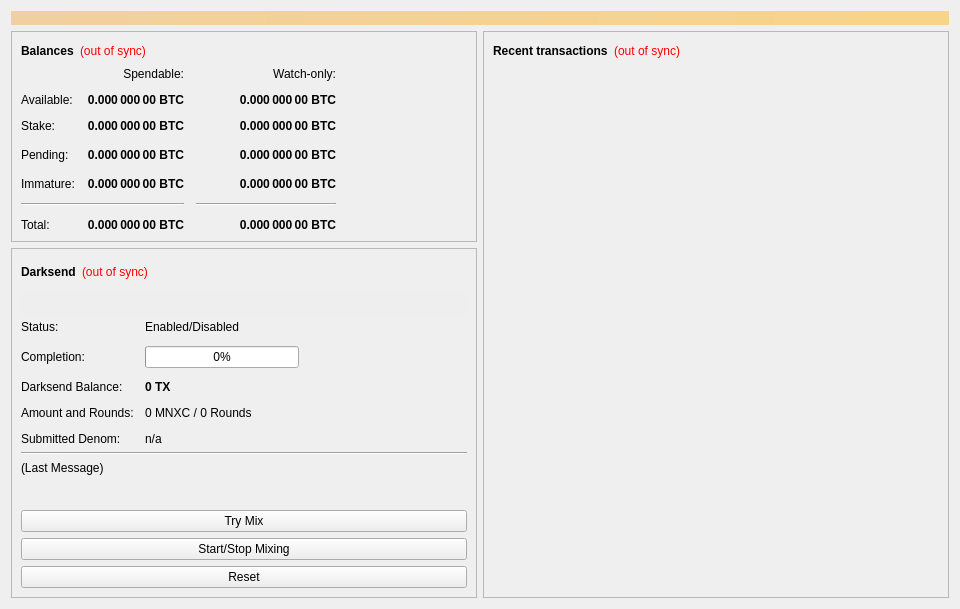
<?xml version="1.0" encoding="UTF-8"?>
<ui version="4.0">
 <class>OverviewPage</class>
 <widget class="QWidget" name="OverviewPage">
  <property name="geometry">
   <rect>
    <x>0</x>
    <y>0</y>
    <width>960</width>
    <height>594</height>
   </rect>
  </property>
  <property name="minimumSize">
   <size>
    <width>960</width>
    <height>0</height>
   </size>
  </property>
  <property name="windowTitle">
   <string>Form</string>
  </property>
  <layout class="QVBoxLayout" name="topLayout">
   <item>
    <widget class="QLabel" name="labelAlerts">
     <property name="visible">
      <bool>false</bool>
     </property>
     <property name="styleSheet">
      <string notr="true">background-color: qlineargradient(x1: 0, y1: 0, x2: 1, y2: 0, stop:0 #F0D0A0, stop:1 #F8D488); color:#000000;</string>
     </property>
     <property name="wordWrap">
      <bool>true</bool>
     </property>
     <property name="margin">
      <number>3</number>
     </property>
    </widget>
   </item>
   <item>
    <layout class="QHBoxLayout" name="horizontalLayout" stretch="1,1">
     <item>
      <layout class="QVBoxLayout" name="verticalLayout_2">
       <item>
        <widget class="QFrame" name="frame">
         <property name="frameShape">
          <enum>QFrame::StyledPanel</enum>
         </property>
         <property name="frameShadow">
          <enum>QFrame::Raised</enum>
         </property>
         <layout class="QVBoxLayout" name="verticalLayout_4">
          <item>
           <layout class="QHBoxLayout" name="horizontalLayout_4">
            <item>
             <widget class="QLabel" name="label_5">
              <property name="font">
               <font>
                <weight>75</weight>
                <bold>true</bold>
               </font>
              </property>
              <property name="text">
               <string>Balances</string>
              </property>
             </widget>
            </item>
            <item>
             <widget class="QLabel" name="labelWalletStatus">
              <property name="cursor">
               <cursorShape>WhatsThisCursor</cursorShape>
              </property>
              <property name="toolTip">
               <string>The displayed information may be out of date. Your wallet automatically synchronizes with the MasternodeXchange network after a connection is established, but this process has not completed yet.</string>
              </property>
              <property name="styleSheet">
               <string notr="true">QLabel { color: red; }</string>
              </property>
              <property name="text">
               <string notr="true">(out of sync)</string>
              </property>
              <property name="alignment">
               <set>Qt::AlignLeading|Qt::AlignLeft|Qt::AlignVCenter</set>
              </property>
             </widget>
            </item>
            <item>
             <spacer name="horizontalSpacer_3">
              <property name="orientation">
               <enum>Qt::Horizontal</enum>
              </property>
              <property name="sizeHint" stdset="0">
               <size>
                <width>40</width>
                <height>20</height>
               </size>
              </property>
             </spacer>
            </item>
           </layout>
          </item>
          <item>
           <layout class="QGridLayout" name="gridLayout">
            <property name="spacing">
             <number>12</number>
            </property>
            <item row="3" column="2">
             <widget class="QLabel" name="labelWatchPending">
              <property name="font">
               <font>
                <weight>75</weight>
                <bold>true</bold>
               </font>
              </property>
              <property name="cursor">
               <cursorShape>IBeamCursor</cursorShape>
              </property>
              <property name="toolTip">
               <string>Unconfirmed transactions to watch-only addresses</string>
              </property>
              <property name="text">
               <string notr="true">0.000 000 00 BTC</string>
              </property>
              <property name="alignment">
               <set>Qt::AlignRight|Qt::AlignTrailing|Qt::AlignVCenter</set>
              </property>
              <property name="textInteractionFlags">
               <set>Qt::LinksAccessibleByMouse|Qt::TextSelectableByKeyboard|Qt::TextSelectableByMouse</set>
              </property>
             </widget>
            </item>
            <item row="3" column="1">
             <widget class="QLabel" name="labelUnconfirmed">
              <property name="font">
               <font>
                <weight>75</weight>
                <bold>true</bold>
               </font>
              </property>
              <property name="cursor">
               <cursorShape>IBeamCursor</cursorShape>
              </property>
              <property name="toolTip">
               <string>Total of transactions that have yet to be confirmed, and do not yet count toward the spendable balance</string>
              </property>
              <property name="text">
               <string notr="true">0.000 000 00 BTC</string>
              </property>
              <property name="alignment">
               <set>Qt::AlignRight|Qt::AlignTrailing|Qt::AlignVCenter</set>
              </property>
              <property name="textInteractionFlags">
               <set>Qt::LinksAccessibleByMouse|Qt::TextSelectableByKeyboard|Qt::TextSelectableByMouse</set>
              </property>
             </widget>
            </item>
            <item row="4" column="2">
             <widget class="QLabel" name="labelWatchImmature">
              <property name="font">
               <font>
                <weight>75</weight>
                <bold>true</bold>
               </font>
              </property>
              <property name="cursor">
               <cursorShape>IBeamCursor</cursorShape>
              </property>
              <property name="toolTip">
               <string>Mined balance in watch-only addresses that has not yet matured</string>
              </property>
              <property name="text">
               <string notr="true">0.000 000 00 BTC</string>
              </property>
              <property name="alignment">
               <set>Qt::AlignRight|Qt::AlignTrailing|Qt::AlignVCenter</set>
              </property>
              <property name="textInteractionFlags">
               <set>Qt::LinksAccessibleByMouse|Qt::TextSelectableByKeyboard|Qt::TextSelectableByMouse</set>
              </property>
             </widget>
            </item>
            <item row="5" column="0" colspan="2">
             <widget class="Line" name="lineSpendableBalance">
              <property name="orientation">
               <enum>Qt::Horizontal</enum>
              </property>
             </widget>
            </item>
            <item row="5" column="2">
             <widget class="Line" name="lineWatchBalance">
              <property name="sizePolicy">
               <sizepolicy hsizetype="Preferred" vsizetype="Fixed">
                <horstretch>0</horstretch>
                <verstretch>0</verstretch>
               </sizepolicy>
              </property>
              <property name="minimumSize">
               <size>
                <width>140</width>
                <height>0</height>
               </size>
              </property>
              <property name="orientation">
               <enum>Qt::Horizontal</enum>
              </property>
             </widget>
            </item>
            <item row="6" column="0">
             <widget class="QLabel" name="labelTotalText">
              <property name="text">
               <string>Total:</string>
              </property>
             </widget>
            </item>
            <item row="4" column="1">
             <widget class="QLabel" name="labelImmature">
              <property name="font">
               <font>
                <weight>75</weight>
                <bold>true</bold>
               </font>
              </property>
              <property name="cursor">
               <cursorShape>IBeamCursor</cursorShape>
              </property>
              <property name="toolTip">
               <string>Mined balance that has not yet matured</string>
              </property>
              <property name="text">
               <string notr="true">0.000 000 00 BTC</string>
              </property>
              <property name="alignment">
               <set>Qt::AlignRight|Qt::AlignTrailing|Qt::AlignVCenter</set>
              </property>
              <property name="textInteractionFlags">
               <set>Qt::LinksAccessibleByMouse|Qt::TextSelectableByKeyboard|Qt::TextSelectableByMouse</set>
              </property>
             </widget>
            </item>
            <item row="3" column="3">
             <spacer name="horizontalSpacer_2">
              <property name="orientation">
               <enum>Qt::Horizontal</enum>
              </property>
              <property name="sizeHint" stdset="0">
               <size>
                <width>40</width>
                <height>20</height>
               </size>
              </property>
             </spacer>
            </item>
            <item row="4" column="0">
             <widget class="QLabel" name="labelImmatureText">
              <property name="text">
               <string>Immature:</string>
              </property>
             </widget>
            </item>
            <item row="6" column="1">
             <widget class="QLabel" name="labelTotal">
              <property name="font">
               <font>
                <weight>75</weight>
                <bold>true</bold>
               </font>
              </property>
              <property name="cursor">
               <cursorShape>IBeamCursor</cursorShape>
              </property>
              <property name="toolTip">
               <string>Your current total balance</string>
              </property>
              <property name="text">
               <string notr="true">0.000 000 00 BTC</string>
              </property>
              <property name="alignment">
               <set>Qt::AlignRight|Qt::AlignTrailing|Qt::AlignVCenter</set>
              </property>
              <property name="textInteractionFlags">
               <set>Qt::LinksAccessibleByMouse|Qt::TextSelectableByKeyboard|Qt::TextSelectableByMouse</set>
              </property>
             </widget>
            </item>
            <item row="6" column="2">
             <widget class="QLabel" name="labelWatchTotal">
              <property name="font">
               <font>
                <weight>75</weight>
                <bold>true</bold>
               </font>
              </property>
              <property name="cursor">
               <cursorShape>IBeamCursor</cursorShape>
              </property>
              <property name="toolTip">
               <string>Current total balance in watch-only addresses</string>
              </property>
              <property name="text">
               <string notr="true">0.000 000 00 BTC</string>
              </property>
              <property name="alignment">
               <set>Qt::AlignRight|Qt::AlignTrailing|Qt::AlignVCenter</set>
              </property>
              <property name="textInteractionFlags">
               <set>Qt::LinksAccessibleByMouse|Qt::TextSelectableByKeyboard|Qt::TextSelectableByMouse</set>
              </property>
             </widget>
            </item>
            <item row="0" column="2">
             <widget class="QLabel" name="labelWatchonly">
              <property name="text">
               <string>Watch-only:</string>
              </property>
              <property name="alignment">
               <set>Qt::AlignRight|Qt::AlignTrailing|Qt::AlignVCenter</set>
              </property>
             </widget>
            </item>
            <item row="1" column="0">
             <widget class="QLabel" name="labelBalanceText">
              <property name="text">
               <string>Available:</string>
              </property>
             </widget>
            </item>
            <item row="1" column="1">
             <widget class="QLabel" name="labelBalance">
              <property name="font">
               <font>
                <weight>75</weight>
                <bold>true</bold>
               </font>
              </property>
              <property name="cursor">
               <cursorShape>IBeamCursor</cursorShape>
              </property>
              <property name="toolTip">
               <string>Your current spendable balance</string>
              </property>
              <property name="text">
               <string notr="true">0.000 000 00 BTC</string>
              </property>
              <property name="alignment">
               <set>Qt::AlignRight|Qt::AlignTrailing|Qt::AlignVCenter</set>
              </property>
              <property name="textInteractionFlags">
               <set>Qt::LinksAccessibleByMouse|Qt::TextSelectableByKeyboard|Qt::TextSelectableByMouse</set>
              </property>
             </widget>
            </item>
            <item row="2" column="0">
             <widget class="QLabel" name="label_10">
              <property name="text">
               <string>Stake:</string>
              </property>
             </widget>
            </item>
            <item row="2" column="1">
             <widget class="QLabel" name="labelStake">
              <property name="font">
               <font>
                <weight>75</weight>
                <bold>true</bold>
               </font>
              </property>
              <property name="cursor">
               <cursorShape>IBeamCursor</cursorShape>
              </property>
              <property name="toolTip">
               <string>Total of coins that was staked, and do not yet count toward the current balance</string>
              </property>
              <property name="text">
               <string notr="true">0.000 000 00 BTC</string>
              </property>
              <property name="alignment">
               <set>Qt::AlignRight|Qt::AlignTrailing|Qt::AlignVCenter</set>
              </property>
              <property name="textInteractionFlags">
               <set>Qt::LinksAccessibleByMouse|Qt::TextSelectableByKeyboard|Qt::TextSelectableByMouse</set>
              </property>
             </widget>
            </item>
            <item row="2" column="2">
             <widget class="QLabel" name="labelWatchStake">
              <property name="font">
               <font>
                <weight>75</weight>
                <bold>true</bold>
               </font>
              </property>
              <property name="cursor">
               <cursorShape>IBeamCursor</cursorShape>
              </property>
              <property name="toolTip">
               <string>Total of coins that was staked in watch-only addresses, and do not yet count toward the current watch-only balance</string>
              </property>
              <property name="text">
               <string notr="true">0.000 000 00 BTC</string>
              </property>
              <property name="alignment">
               <set>Qt::AlignRight|Qt::AlignTrailing|Qt::AlignVCenter</set>
              </property>
              <property name="textInteractionFlags">
               <set>Qt::LinksAccessibleByMouse|Qt::TextSelectableByKeyboard|Qt::TextSelectableByMouse</set>
              </property>
             </widget>
            </item>
            <item row="1" column="2">
             <widget class="QLabel" name="labelWatchAvailable">
              <property name="font">
               <font>
                <weight>75</weight>
                <bold>true</bold>
               </font>
              </property>
              <property name="cursor">
               <cursorShape>IBeamCursor</cursorShape>
              </property>
              <property name="toolTip">
               <string>Your current balance in watch-only addresses</string>
              </property>
              <property name="text">
               <string notr="true">0.000 000 00 BTC</string>
              </property>
              <property name="alignment">
               <set>Qt::AlignRight|Qt::AlignTrailing|Qt::AlignVCenter</set>
              </property>
              <property name="textInteractionFlags">
               <set>Qt::LinksAccessibleByMouse|Qt::TextSelectableByKeyboard|Qt::TextSelectableByMouse</set>
              </property>
             </widget>
            </item>
            <item row="3" column="0">
             <widget class="QLabel" name="labelPendingText">
              <property name="text">
               <string>Pending:</string>
              </property>
             </widget>
            </item>
            <item row="0" column="1">
             <widget class="QLabel" name="labelSpendable">
              <property name="text">
               <string>Spendable:</string>
              </property>
              <property name="alignment">
               <set>Qt::AlignRight|Qt::AlignTrailing|Qt::AlignVCenter</set>
              </property>
             </widget>
            </item>
           </layout>
          </item>
         </layout>
        </widget>
       </item>
       <item>
        <widget class="QFrame" name="frameDarksend">
         <property name="sizePolicy">
          <sizepolicy hsizetype="Expanding" vsizetype="Expanding">
           <horstretch>0</horstretch>
           <verstretch>0</verstretch>
          </sizepolicy>
         </property>
         <property name="minimumSize">
          <size>
           <width>0</width>
           <height>350</height>
          </size>
         </property>
         <property name="layoutDirection">
          <enum>Qt::LeftToRight</enum>
         </property>
         <property name="frameShape">
          <enum>QFrame::StyledPanel</enum>
         </property>
         <property name="frameShadow">
          <enum>QFrame::Raised</enum>
         </property>
         <layout class="QVBoxLayout" name="verticalLayout_5">
          <item>
           <layout class="QHBoxLayout" name="horizontalLayout_5">
            <item>
             <widget class="QLabel" name="label_2">
              <property name="font">
               <font>
                <weight>75</weight>
                <bold>true</bold>
               </font>
              </property>
              <property name="text">
               <string>Darksend</string>
              </property>
             </widget>
            </item>
            <item>
             <widget class="QLabel" name="labelDarksendSyncStatus">
              <property name="toolTip">
               <string>The displayed information may be out of date. Your wallet automatically synchronizes with the MasternodeXchange network after a connection is established, but this process has not completed yet.</string>
              </property>
              <property name="styleSheet">
               <string notr="true">QLabel { color: red; }</string>
              </property>
              <property name="text">
               <string notr="true">(out of sync)</string>
              </property>
              <property name="alignment">
               <set>Qt::AlignLeading|Qt::AlignLeft|Qt::AlignVCenter</set>
              </property>
             </widget>
            </item>
            <item>
             <spacer name="horizontalSpacer_4">
              <property name="orientation">
               <enum>Qt::Horizontal</enum>
              </property>
              <property name="sizeHint" stdset="0">
               <size>
                <width>40</width>
                <height>20</height>
               </size>
              </property>
             </spacer>
            </item>
           </layout>
          </item>
          <item>
           <widget class="QPushButton" name="runAutoDenom">
            <property name="palette">
             <palette>
              <active>
               <colorrole role="WindowText">
                <brush brushstyle="SolidPattern">
                 <color alpha="255">
                  <red>0</red>
                  <green>0</green>
                  <blue>0</blue>
                 </color>
                </brush>
               </colorrole>
               <colorrole role="Button">
                <brush brushstyle="SolidPattern">
                 <color alpha="255">
                  <red>239</red>
                  <green>238</green>
                  <blue>238</blue>
                 </color>
                </brush>
               </colorrole>
               <colorrole role="Light">
                <brush brushstyle="SolidPattern">
                 <color alpha="255">
                  <red>255</red>
                  <green>255</green>
                  <blue>255</blue>
                 </color>
                </brush>
               </colorrole>
               <colorrole role="Midlight">
                <brush brushstyle="SolidPattern">
                 <color alpha="255">
                  <red>247</red>
                  <green>246</green>
                  <blue>246</blue>
                 </color>
                </brush>
               </colorrole>
               <colorrole role="Dark">
                <brush brushstyle="SolidPattern">
                 <color alpha="255">
                  <red>119</red>
                  <green>119</green>
                  <blue>119</blue>
                 </color>
                </brush>
               </colorrole>
               <colorrole role="Mid">
                <brush brushstyle="SolidPattern">
                 <color alpha="255">
                  <red>159</red>
                  <green>159</green>
                  <blue>159</blue>
                 </color>
                </brush>
               </colorrole>
               <colorrole role="Text">
                <brush brushstyle="SolidPattern">
                 <color alpha="255">
                  <red>0</red>
                  <green>0</green>
                  <blue>0</blue>
                 </color>
                </brush>
               </colorrole>
               <colorrole role="BrightText">
                <brush brushstyle="SolidPattern">
                 <color alpha="255">
                  <red>255</red>
                  <green>255</green>
                  <blue>255</blue>
                 </color>
                </brush>
               </colorrole>
               <colorrole role="ButtonText">
                <brush brushstyle="SolidPattern">
                 <color alpha="255">
                  <red>0</red>
                  <green>0</green>
                  <blue>0</blue>
                 </color>
                </brush>
               </colorrole>
               <colorrole role="Base">
                <brush brushstyle="SolidPattern">
                 <color alpha="255">
                  <red>255</red>
                  <green>255</green>
                  <blue>255</blue>
                 </color>
                </brush>
               </colorrole>
               <colorrole role="Window">
                <brush brushstyle="SolidPattern">
                 <color alpha="255">
                  <red>239</red>
                  <green>238</green>
                  <blue>238</blue>
                 </color>
                </brush>
               </colorrole>
               <colorrole role="Shadow">
                <brush brushstyle="SolidPattern">
                 <color alpha="255">
                  <red>0</red>
                  <green>0</green>
                  <blue>0</blue>
                 </color>
                </brush>
               </colorrole>
               <colorrole role="AlternateBase">
                <brush brushstyle="SolidPattern">
                 <color alpha="255">
                  <red>247</red>
                  <green>246</green>
                  <blue>246</blue>
                 </color>
                </brush>
               </colorrole>
               <colorrole role="ToolTipBase">
                <brush brushstyle="SolidPattern">
                 <color alpha="255">
                  <red>255</red>
                  <green>255</green>
                  <blue>220</blue>
                 </color>
                </brush>
               </colorrole>
               <colorrole role="ToolTipText">
                <brush brushstyle="SolidPattern">
                 <color alpha="255">
                  <red>0</red>
                  <green>0</green>
                  <blue>0</blue>
                 </color>
                </brush>
               </colorrole>
              </active>
              <inactive>
               <colorrole role="WindowText">
                <brush brushstyle="SolidPattern">
                 <color alpha="255">
                  <red>0</red>
                  <green>0</green>
                  <blue>0</blue>
                 </color>
                </brush>
               </colorrole>
               <colorrole role="Button">
                <brush brushstyle="SolidPattern">
                 <color alpha="255">
                  <red>239</red>
                  <green>238</green>
                  <blue>238</blue>
                 </color>
                </brush>
               </colorrole>
               <colorrole role="Light">
                <brush brushstyle="SolidPattern">
                 <color alpha="255">
                  <red>255</red>
                  <green>255</green>
                  <blue>255</blue>
                 </color>
                </brush>
               </colorrole>
               <colorrole role="Midlight">
                <brush brushstyle="SolidPattern">
                 <color alpha="255">
                  <red>247</red>
                  <green>246</green>
                  <blue>246</blue>
                 </color>
                </brush>
               </colorrole>
               <colorrole role="Dark">
                <brush brushstyle="SolidPattern">
                 <color alpha="255">
                  <red>119</red>
                  <green>119</green>
                  <blue>119</blue>
                 </color>
                </brush>
               </colorrole>
               <colorrole role="Mid">
                <brush brushstyle="SolidPattern">
                 <color alpha="255">
                  <red>159</red>
                  <green>159</green>
                  <blue>159</blue>
                 </color>
                </brush>
               </colorrole>
               <colorrole role="Text">
                <brush brushstyle="SolidPattern">
                 <color alpha="255">
                  <red>0</red>
                  <green>0</green>
                  <blue>0</blue>
                 </color>
                </brush>
               </colorrole>
               <colorrole role="BrightText">
                <brush brushstyle="SolidPattern">
                 <color alpha="255">
                  <red>255</red>
                  <green>255</green>
                  <blue>255</blue>
                 </color>
                </brush>
               </colorrole>
               <colorrole role="ButtonText">
                <brush brushstyle="SolidPattern">
                 <color alpha="255">
                  <red>0</red>
                  <green>0</green>
                  <blue>0</blue>
                 </color>
                </brush>
               </colorrole>
               <colorrole role="Base">
                <brush brushstyle="SolidPattern">
                 <color alpha="255">
                  <red>255</red>
                  <green>255</green>
                  <blue>255</blue>
                 </color>
                </brush>
               </colorrole>
               <colorrole role="Window">
                <brush brushstyle="SolidPattern">
                 <color alpha="255">
                  <red>239</red>
                  <green>238</green>
                  <blue>238</blue>
                 </color>
                </brush>
               </colorrole>
               <colorrole role="Shadow">
                <brush brushstyle="SolidPattern">
                 <color alpha="255">
                  <red>0</red>
                  <green>0</green>
                  <blue>0</blue>
                 </color>
                </brush>
               </colorrole>
               <colorrole role="AlternateBase">
                <brush brushstyle="SolidPattern">
                 <color alpha="255">
                  <red>247</red>
                  <green>246</green>
                  <blue>246</blue>
                 </color>
                </brush>
               </colorrole>
               <colorrole role="ToolTipBase">
                <brush brushstyle="SolidPattern">
                 <color alpha="255">
                  <red>255</red>
                  <green>255</green>
                  <blue>220</blue>
                 </color>
                </brush>
               </colorrole>
               <colorrole role="ToolTipText">
                <brush brushstyle="SolidPattern">
                 <color alpha="255">
                  <red>0</red>
                  <green>0</green>
                  <blue>0</blue>
                 </color>
                </brush>
               </colorrole>
              </inactive>
              <disabled>
               <colorrole role="WindowText">
                <brush brushstyle="SolidPattern">
                 <color alpha="255">
                  <red>119</red>
                  <green>119</green>
                  <blue>119</blue>
                 </color>
                </brush>
               </colorrole>
               <colorrole role="Button">
                <brush brushstyle="SolidPattern">
                 <color alpha="255">
                  <red>239</red>
                  <green>238</green>
                  <blue>238</blue>
                 </color>
                </brush>
               </colorrole>
               <colorrole role="Light">
                <brush brushstyle="SolidPattern">
                 <color alpha="255">
                  <red>255</red>
                  <green>255</green>
                  <blue>255</blue>
                 </color>
                </brush>
               </colorrole>
               <colorrole role="Midlight">
                <brush brushstyle="SolidPattern">
                 <color alpha="255">
                  <red>247</red>
                  <green>246</green>
                  <blue>246</blue>
                 </color>
                </brush>
               </colorrole>
               <colorrole role="Dark">
                <brush brushstyle="SolidPattern">
                 <color alpha="255">
                  <red>119</red>
                  <green>119</green>
                  <blue>119</blue>
                 </color>
                </brush>
               </colorrole>
               <colorrole role="Mid">
                <brush brushstyle="SolidPattern">
                 <color alpha="255">
                  <red>159</red>
                  <green>159</green>
                  <blue>159</blue>
                 </color>
                </brush>
               </colorrole>
               <colorrole role="Text">
                <brush brushstyle="SolidPattern">
                 <color alpha="255">
                  <red>119</red>
                  <green>119</green>
                  <blue>119</blue>
                 </color>
                </brush>
               </colorrole>
               <colorrole role="BrightText">
                <brush brushstyle="SolidPattern">
                 <color alpha="255">
                  <red>255</red>
                  <green>255</green>
                  <blue>255</blue>
                 </color>
                </brush>
               </colorrole>
               <colorrole role="ButtonText">
                <brush brushstyle="SolidPattern">
                 <color alpha="255">
                  <red>119</red>
                  <green>119</green>
                  <blue>119</blue>
                 </color>
                </brush>
               </colorrole>
               <colorrole role="Base">
                <brush brushstyle="SolidPattern">
                 <color alpha="255">
                  <red>239</red>
                  <green>238</green>
                  <blue>238</blue>
                 </color>
                </brush>
               </colorrole>
               <colorrole role="Window">
                <brush brushstyle="SolidPattern">
                 <color alpha="255">
                  <red>239</red>
                  <green>238</green>
                  <blue>238</blue>
                 </color>
                </brush>
               </colorrole>
               <colorrole role="Shadow">
                <brush brushstyle="SolidPattern">
                 <color alpha="255">
                  <red>0</red>
                  <green>0</green>
                  <blue>0</blue>
                 </color>
                </brush>
               </colorrole>
               <colorrole role="AlternateBase">
                <brush brushstyle="SolidPattern">
                 <color alpha="255">
                  <red>239</red>
                  <green>238</green>
                  <blue>238</blue>
                 </color>
                </brush>
               </colorrole>
               <colorrole role="ToolTipBase">
                <brush brushstyle="SolidPattern">
                 <color alpha="255">
                  <red>255</red>
                  <green>255</green>
                  <blue>220</blue>
                 </color>
                </brush>
               </colorrole>
               <colorrole role="ToolTipText">
                <brush brushstyle="SolidPattern">
                 <color alpha="255">
                  <red>0</red>
                  <green>0</green>
                  <blue>0</blue>
                 </color>
                </brush>
               </colorrole>
              </disabled>
             </palette>
            </property>
            <property name="focusPolicy">
             <enum>Qt::NoFocus</enum>
            </property>
            <property name="autoFillBackground">
             <bool>true</bool>
            </property>
            <property name="text">
             <string/>
            </property>
            <property name="flat">
             <bool>true</bool>
            </property>
           </widget>
          </item>
          <item>
           <layout class="QFormLayout" name="formLayout">
            <property name="fieldGrowthPolicy">
             <enum>QFormLayout::AllNonFixedFieldsGrow</enum>
            </property>
            <property name="horizontalSpacing">
             <number>11</number>
            </property>
            <property name="verticalSpacing">
             <number>12</number>
            </property>
            <item row="0" column="0">
             <widget class="QLabel" name="label_6">
              <property name="text">
               <string>Status:</string>
              </property>
             </widget>
            </item>
            <item row="1" column="0">
             <widget class="QLabel" name="label_7">
              <property name="text">
               <string>Completion:</string>
              </property>
             </widget>
            </item>
            <item row="1" column="1">
             <widget class="QProgressBar" name="darksendProgress">
              <property name="maximumSize">
               <size>
                <width>154</width>
                <height>16777215</height>
               </size>
              </property>
              <property name="value">
               <number>0</number>
              </property>
             </widget>
            </item>
            <item row="3" column="0">
             <widget class="QLabel" name="labelAnonymizedText">
              <property name="text">
               <string>Darksend Balance:</string>
              </property>
             </widget>
            </item>
            <item row="3" column="1">
             <widget class="QLabel" name="labelAnonymized">
              <property name="font">
               <font>
                <weight>75</weight>
                <bold>true</bold>
               </font>
              </property>
              <property name="text">
               <string notr="true">0 TX</string>
              </property>
             </widget>
            </item>
            <item row="4" column="0">
             <widget class="QLabel" name="label_8">
              <property name="text">
               <string>Amount and Rounds:</string>
              </property>
             </widget>
            </item>
            <item row="4" column="1">
             <widget class="QLabel" name="labelAmountRounds">
              <property name="text">
               <string>0 MNXC / 0 Rounds</string>
              </property>
             </widget>
            </item>
            <item row="5" column="0">
             <widget class="QLabel" name="label_9">
              <property name="text">
               <string>Submitted Denom:</string>
              </property>
             </widget>
            </item>
            <item row="5" column="1">
             <widget class="QLabel" name="labelSubmittedDenom">
              <property name="toolTip">
               <string>The denominations you submitted to the Masternode.&lt;br&gt;To mix, other users must submit the exact same denominations.</string>
              </property>
              <property name="text">
               <string>n/a</string>
              </property>
             </widget>
            </item>
            <item row="0" column="1">
             <widget class="QLabel" name="darksendEnabled">
              <property name="text">
               <string>Enabled/Disabled</string>
              </property>
             </widget>
            </item>
           </layout>
          </item>
          <item>
           <widget class="Line" name="lineLastMessage">
            <property name="orientation">
             <enum>Qt::Horizontal</enum>
            </property>
           </widget>
          </item>
          <item>
           <widget class="QLabel" name="darksendStatus">
            <property name="minimumSize">
             <size>
              <width>288</width>
              <height>43</height>
             </size>
            </property>
            <property name="text">
             <string>(Last Message)</string>
            </property>
            <property name="alignment">
             <set>Qt::AlignLeading|Qt::AlignLeft|Qt::AlignTop</set>
            </property>
            <property name="wordWrap">
             <bool>true</bool>
            </property>
           </widget>
          </item>
          <item>
           <widget class="QPushButton" name="darksendAuto">
            <property name="sizePolicy">
             <sizepolicy hsizetype="MinimumExpanding" vsizetype="Fixed">
              <horstretch>0</horstretch>
              <verstretch>0</verstretch>
             </sizepolicy>
            </property>
            <property name="toolTip">
             <string>Try to manually submit a Darksend request.</string>
            </property>
            <property name="text">
             <string>Try Mix</string>
            </property>
           </widget>
          </item>
          <item>
           <widget class="QPushButton" name="toggleDarksend">
            <property name="sizePolicy">
             <sizepolicy hsizetype="MinimumExpanding" vsizetype="Fixed">
              <horstretch>0</horstretch>
              <verstretch>0</verstretch>
             </sizepolicy>
            </property>
            <property name="text">
             <string>Start/Stop Mixing</string>
            </property>
           </widget>
          </item>
          <item>
           <widget class="QPushButton" name="darksendReset">
            <property name="sizePolicy">
             <sizepolicy hsizetype="MinimumExpanding" vsizetype="Fixed">
              <horstretch>0</horstretch>
              <verstretch>0</verstretch>
             </sizepolicy>
            </property>
            <property name="toolTip">
             <string>Reset the current status of Darksend (can interrupt Darksend if it's in the process of Mixing, which can cost you money!)</string>
            </property>
            <property name="autoFillBackground">
             <bool>false</bool>
            </property>
            <property name="text">
             <string>Reset</string>
            </property>
           </widget>
          </item>
         </layout>
        </widget>
       </item>
       <item>
        <spacer name="verticalSpacer">
         <property name="orientation">
          <enum>Qt::Vertical</enum>
         </property>
         <property name="sizeHint" stdset="0">
          <size>
           <width>20</width>
           <height>40</height>
          </size>
         </property>
        </spacer>
       </item>
      </layout>
     </item>
     <item>
      <layout class="QVBoxLayout" name="verticalLayout_3">
       <item>
        <widget class="QFrame" name="frame_2">
         <property name="frameShape">
          <enum>QFrame::StyledPanel</enum>
         </property>
         <property name="frameShadow">
          <enum>QFrame::Raised</enum>
         </property>
         <layout class="QVBoxLayout" name="verticalLayout">
          <item>
           <layout class="QHBoxLayout" name="horizontalLayout_2">
            <item>
             <widget class="QLabel" name="label_4">
              <property name="font">
               <font>
                <weight>75</weight>
                <bold>true</bold>
               </font>
              </property>
              <property name="text">
               <string>Recent transactions</string>
              </property>
             </widget>
            </item>
            <item>
             <widget class="QLabel" name="labelTransactionsStatus">
              <property name="cursor">
               <cursorShape>WhatsThisCursor</cursorShape>
              </property>
              <property name="toolTip">
               <string>The displayed information may be out of date. Your wallet automatically synchronizes with the MasternodeXchange network after a connection is established, but this process has not completed yet.</string>
              </property>
              <property name="styleSheet">
               <string notr="true">QLabel { color: red; }</string>
              </property>
              <property name="text">
               <string notr="true">(out of sync)</string>
              </property>
              <property name="alignment">
               <set>Qt::AlignRight|Qt::AlignTrailing|Qt::AlignVCenter</set>
              </property>
             </widget>
            </item>
            <item>
             <spacer name="horizontalSpacer">
              <property name="orientation">
               <enum>Qt::Horizontal</enum>
              </property>
              <property name="sizeHint" stdset="0">
               <size>
                <width>40</width>
                <height>20</height>
               </size>
              </property>
             </spacer>
            </item>
           </layout>
          </item>
          <item>
           <widget class="QListView" name="listTransactions">
            <property name="styleSheet">
             <string notr="true">QListView { background: transparent; }</string>
            </property>
            <property name="frameShape">
             <enum>QFrame::NoFrame</enum>
            </property>
            <property name="verticalScrollBarPolicy">
             <enum>Qt::ScrollBarAlwaysOff</enum>
            </property>
            <property name="horizontalScrollBarPolicy">
             <enum>Qt::ScrollBarAlwaysOff</enum>
            </property>
            <property name="selectionMode">
             <enum>QAbstractItemView::NoSelection</enum>
            </property>
           </widget>
          </item>
         </layout>
        </widget>
       </item>
      </layout>
     </item>
    </layout>
   </item>
  </layout>
 </widget>
 <resources/>
 <connections/>
</ui>
